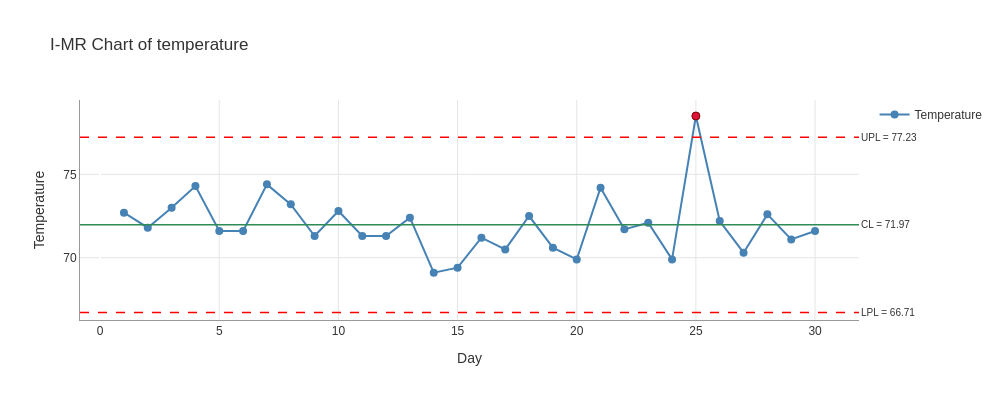

Notebook source saved alongside this figure:
### Markdown cell above
## Visualize the Chart

Create an interactive Plotly chart:

### Code cell
fig = result.plot()
fig.show()

### Figure 1 — Plotly figure (JSON) as saved in the notebook; plotly's stock layout.template omitted (floating-point values rounded to 4 significant figures)
{"data": [{"hovertemplate": "%{x}<br>%{y:.3f}<extra></extra>", "line": {"color": "steelblue", "width": 2.0}, "marker": {"color": "steelblue", "size": 8}, "mode": "lines+markers", "name": "Temperature", "type": "scatter", "x": [1, 2, 3, 4, 5, 6, 7, 8, 9, 10, 11, 12, 13, 14, 15, 16, 17, 18, 19, 20, 21, 22, 23, 24, 25, 26, 27, 28, 29, 30], "y": [72.7, 71.8, 73.0, 74.3, 71.6, 71.6, 74.4, 73.2, 71.3, 72.8, 71.3, 71.3, 72.4, 69.1, 69.4, 71.2, 70.5, 72.5, 70.6, 69.9, 74.2, 71.7, 72.1, 69.9, 78.5, 72.2, 70.3, 72.6, 71.1, 71.6]}, {"hovertemplate": "Out of Control<br>%{x}<br>%{y:.3f}<extra></extra>", "marker": {"color": "#DC143C", "line": {"color": "#8B0000", "width": 1.0}, "size": 8, "symbol": "circle"}, "mode": "markers", "name": "Out of Control", "showlegend": false, "type": "scatter", "x": [25], "y": [78.5]}], "layout": {"annotations": [{"font": {"size": 10}, "showarrow": false, "text": "UPL = 77.23", "x": 1, "xanchor": "left", "xref": "x domain", "y": 77.23, "yanchor": "middle", "yref": "y"}, {"font": {"size": 10}, "showarrow": false, "text": "LPL = 66.71", "x": 1, "xanchor": "left", "xref": "x domain", "y": 66.71, "yanchor": "middle", "yref": "y"}, {"font": {"size": 10}, "showarrow": false, "text": "CL = 71.97", "x": 1, "xanchor": "left", "xref": "x domain", "y": 71.97, "yanchor": "middle", "yref": "y"}], "font": {"color": "#333333", "family": "Arial, sans-serif", "size": 12}, "height": 400, "hovermode": "x unified", "paper_bgcolor": "white", "plot_bgcolor": "white", "shapes": [{"line": {"color": "red", "dash": "dash", "width": 1.5}, "type": "line", "x0": 0, "x1": 1, "xref": "x domain", "y0": 77.23, "y1": 77.23, "yref": "y"}, {"line": {"color": "red", "dash": "dash", "width": 1.5}, "type": "line", "x0": 0, "x1": 1, "xref": "x domain", "y0": 66.71, "y1": 66.71, "yref": "y"}, {"line": {"color": "#2E8B57", "width": 1.5}, "type": "line", "x0": 0, "x1": 1, "xref": "x domain", "y0": 71.97, "y1": 71.97, "yref": "y"}], "showlegend": true, "title": {"text": "I-MR Chart of temperature"}, "width": 1000, "xaxis": {"gridcolor": "#E5E5E5", "gridwidth": 1.0, "linecolor": "#999999", "linewidth": 1.0, "showgrid": true, "title": {"text": "Day"}}, "yaxis": {"gridcolor": "#E5E5E5", "gridwidth": 1.0, "linecolor": "#999999", "linewidth": 1.0, "showgrid": true, "title": {"text": "Temperature"}}}}
